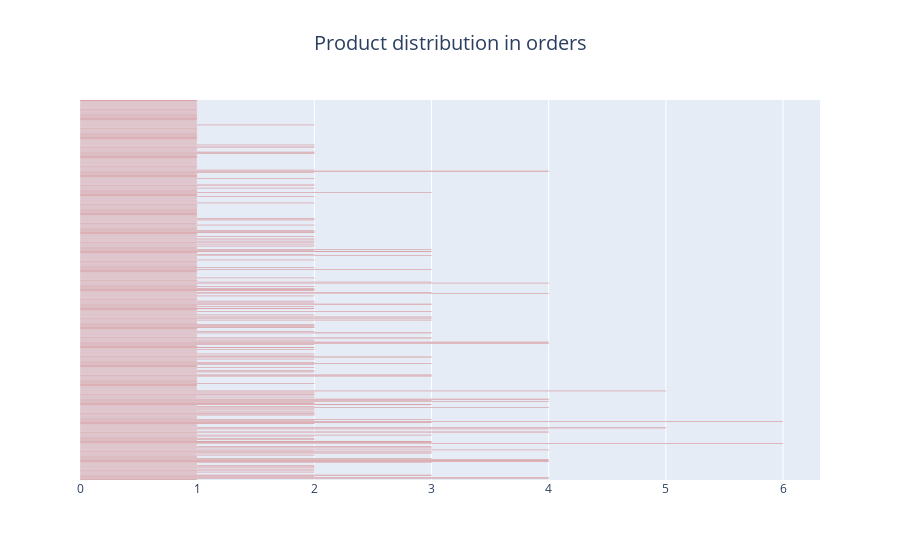

Notebook source saved alongside this figure:
### Markdown cell above
### 3.3 Distribution of product references in the orders <a class="anchor" id="section3_3"></a>

### Code cell
fig = go.Figure()
fig.add_trace(go.Bar(
    x=orders_coverage['Count'],
    y=orders_coverage['Order'],
    name='Primary Product',
    marker_color='indianred',
    orientation='h'
))

fig.update_yaxes(visible=False, showticklabels=False)

fig.update_layout(
  height=max([len(order_name) for order_name in orders_coverage['Order']])*10,
  #width=1000, #len(orders_coverage['Order'])*20,
  title={'text': "Product distribution in orders",
          'x':0.5,
          'xanchor': 'center',
          'font_size': 20,
    }
)

fig.show()

### Figure 1 — Plotly figure (JSON) as saved in the notebook; plotly's stock layout.template omitted (floating-point values rounded to 4 significant figures; data arrays with more than 128 entries replaced by an {"elided": "..."} marker saying what was removed)
{"data": [{"marker": {"color": "indianred"}, "name": "Primary Product", "orientation": "h", "type": "bar", "x": {"elided": "360 int values"}, "y": {"elided": "360 str values"}}], "layout": {"autosize": true, "title": {"font": {"size": 20}, "text": "Product distribution in orders", "x": 0.5, "xanchor": "center"}, "xaxis": {"autorange": true, "range": [0, 6.316], "type": "linear"}, "yaxis": {"autorange": true, "range": [-0.5, 359.5], "showticklabels": false, "type": "category", "visible": false}}}
